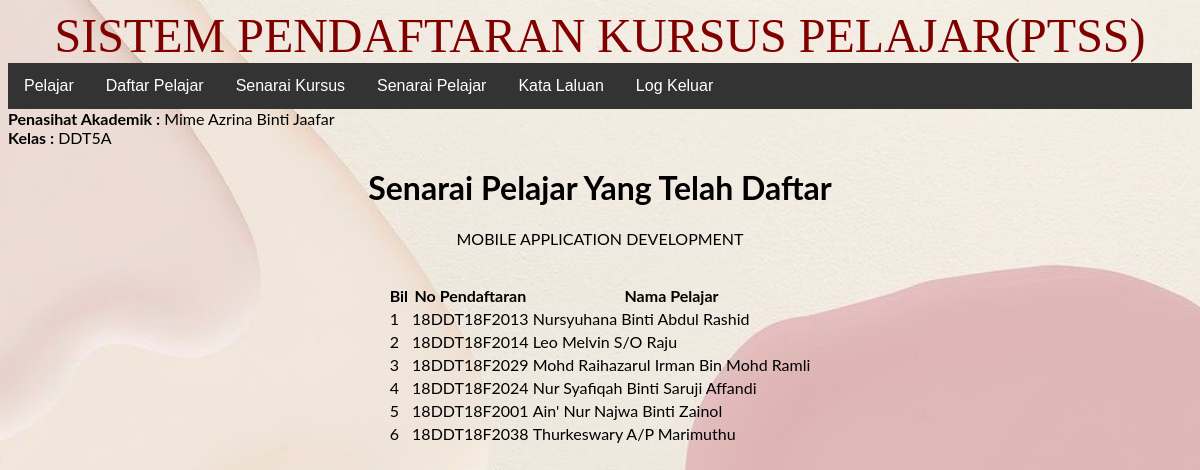
/pendaftaran/pensyarah/index.php?daftar=senaraipelajar&idkursus=1 (signed in), run on the app's committed database.
### tables this page shows
CREATE TABLE `pensyarah` (
  `idpensyarah` int(11) NOT NULL,
  `namapensyarah` varchar(250) NOT NULL,
  `jabatan` varchar(250) NOT NULL,
  `kelas` varchar(50) NOT NULL,
  `username` varchar(250) NOT NULL,
  `password` varchar(250) NOT NULL
);

CREATE TABLE `kursus` (
  `idkursus` int(11) NOT NULL,
  `kodkursus` varchar(50) NOT NULL,
  `namakursus` varchar(250) NOT NULL,
  `jamkredit` float NOT NULL
);

CREATE TABLE `pelajar` (
  `idpelajar` int(11) NOT NULL,
  `idpensyarah` int(11) NOT NULL,
  `nomatrik` varchar(50) NOT NULL,
  `namapelajar` varchar(250) NOT NULL,
  `username` varchar(250) NOT NULL,
  `password` varchar(250) NOT NULL
);

### pendaftaran/pensyarah/senaraipelajar.php (the view, shortened to what this page needs)
<?php
    $idkursus = $_GET['idkursus'];
    $sql = "SELECT * FROM kursus WHERE idkursus = $idkursus";
    $row = $conn->query($sql)->fetch_object();
?>
<h1>Senarai Pelajar Yang Telah Daftar</h1>
<p><?php echo $row->namakursus;?></p><br>
<table border="0">
    <tr>
        <th>Bil</th>
        <th>No Pendaftaran</th>
        <th>Nama Pelajar</th>
    </tr>
    <?php
    $bil = 1;
    $sql = "SELECT * FROM pensyarah, pelajar, daftar, kursus
    WHERE pelajar.idpensyarah = pensyarah.idpensyarah
    AND pelajar.idpelajar = daftar.idpelajar AND daftar.idkursus = kursus.idkursus AND daftar.idkursus = $idkursus";
    $result = $conn->query($sql);
    while ($row = $result->fetch_object()) {
        ?>
        <tr>
            <td><?php echo $bil++; ?></td>
            <td><?php echo $row->nomatrik; ?></td>
            <td><?php echo $row->namapelajar; ?></td>
        </tr>
        <?php
    }
    ?>
</table>

### pendaftaran/pensyarah/index.php (shortened to what this page needs)
<?php
require '../conn.php';
$idpensyarah = $_SESSION['idpensyarah'];
$sql = "SELECT * FROM pensyarah WHERE idpensyarah = $idpensyarah";
$row = $conn->query($sql)->fetch_object();
?>
<!DOCTYPE html>
<html lang="en">
<head>
    <link rel="stylesheet" href="../register.css">
</head>
<body>
<marquee direction="right" height="70" width="100%" bgcolor="pink" loop="20">
  <font face="times new roman" size="30" color="maroon"><center>SISTEM PENDAFTARAN KURSUS PELAJAR(PTSS)</font></center>
</marquee>
<ul>
    <li><a href="index.php?daftar=senarai">Pelajar</a></li>
    <li><a href="index.php?daftar=daftar">Daftar Pelajar</a></li>
    <li><a href="index.php?daftar=kursus">Senarai Kursus</a></li>
    <li><a href="index.php?daftar=pelajar">Senarai Pelajar</a></li>
    <li><a href="index.php?daftar=katalaluan">Kata Laluan</a></li>
    <li><a href="../logout.php">Log Keluar</a></li>
</ul>
<font><b>Penasihat Akademik :</b></font>
<font><?php echo $row->namapensyarah;?></font><br>
<font><b>Kelas :</b></font>
<font><?php echo $row->kelas;?></font><br>
<center><div>
    <?php
    $daftar = 'senarai';
    if (isset($_GET['daftar'])) $daftar = $_GET['daftar'];
    require "$daftar.php";
    ?>
</div></center>
</body>
</html>

### pendaftaran/register.css (style rules this page uses)
body { font-family: 'Lato', sans-serif; background-image: url('color.jpg'); background-repeat: no-repeat; background-attachment: fixed; background-size: cover; }
ul { list-style-type:none; margin:0; padding:0; overflow:hidden; background-color:#333; }
li { float: left; }
li a { display:block; color:white; text-align:center; padding:14px 16px; text-decoration: none; font: 10px; font-family:Arial; font-weight:normal; }

### data on the page
pensyarah: namapensyarah "Mime Azrina Binti Jaafar", kelas "DDT5A", pelajar.nomatrik "18DDT18F2014", pelajar.namapelajar "Leo Melvin S/O Raju", pelajar.nomatrik "18DDT18F2024", pelajar.namapelajar "Nur Syafiqah Binti Saruji Affandi"
kursus: namakursus "MOBILE APPLICATION DEVELOPMENT"
pensyarah: pelajar.nomatrik "18DDT18F2013", pelajar.namapelajar "Nursyuhana Binti Abdul Rashid", pelajar.nomatrik "18DDT18F2029", pelajar.namapelajar "Mohd Raihazarul Irman Bin Mohd Ramli", pelajar.nomatrik "18DDT18F2001", pelajar.namapelajar "Ain' Nur Najwa Binti Zainol", pelajar.nomatrik "18DDT18F2038", pelajar.namapelajar "Thurkeswary A/P Marimuthu"
